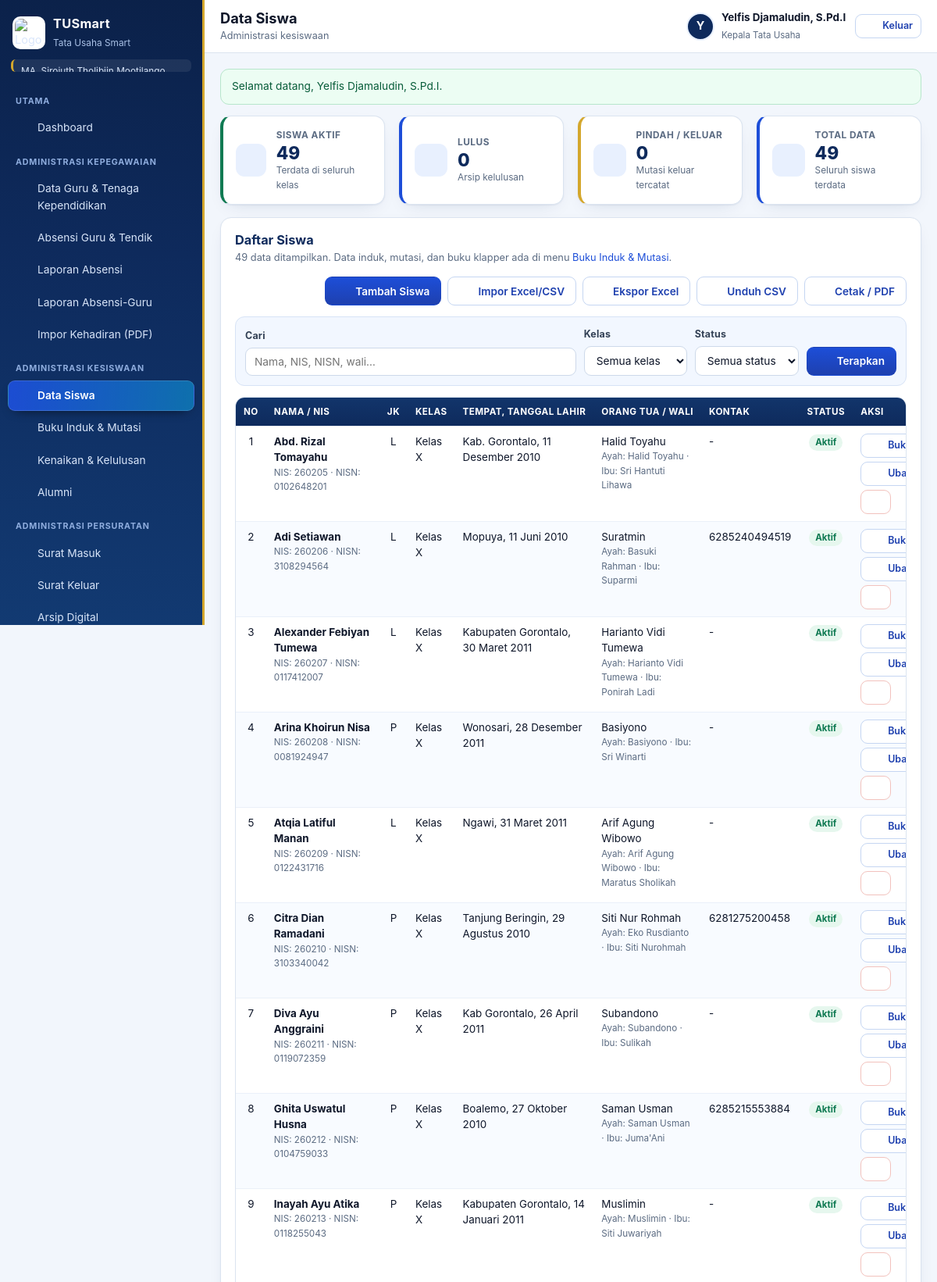
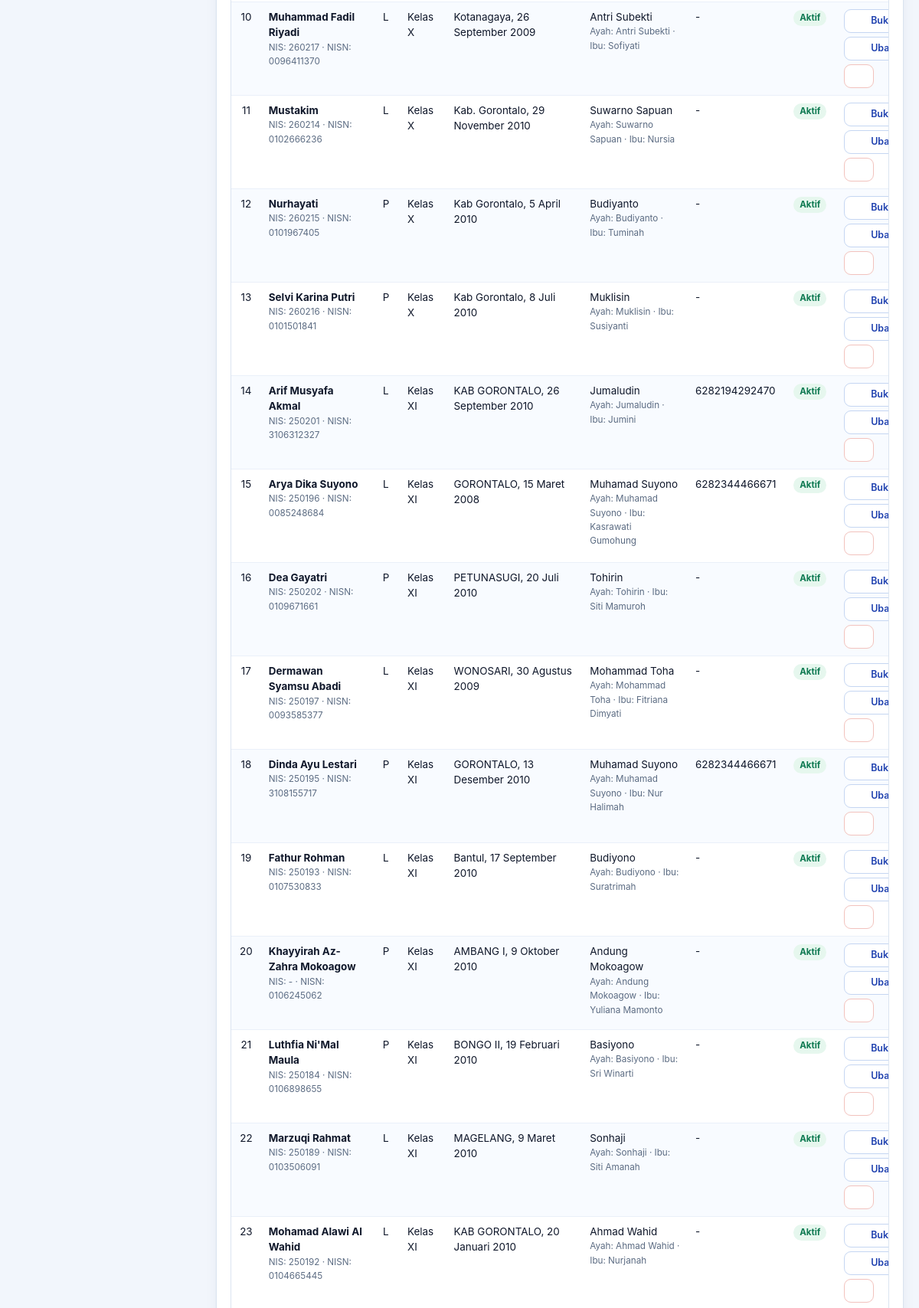
The app's page /siswa.php (signed in, upper part) with its own data (2 pictures, top to bottom).
### tables this page shows
CREATE TABLE users (
    id INTEGER PRIMARY KEY AUTOINCREMENT,
    username TEXT NOT NULL UNIQUE,
    nama TEXT NOT NULL,
    password TEXT NOT NULL,
    role TEXT NOT NULL DEFAULT 'kepala_tu',
    jabatan TEXT,
    telepon TEXT,
    foto TEXT,
    aktif INTEGER NOT NULL DEFAULT 1,
    dibuat TEXT,
    terakhir TEXT
);

CREATE TABLE siswa (
    id INTEGER PRIMARY KEY AUTOINCREMENT,
    nis TEXT,
    nisn TEXT,
    nama TEXT NOT NULL,
    jenis_kelamin TEXT NOT NULL DEFAULT 'L',
    kelas_id INTEGER REFERENCES kelas(id) ON DELETE SET NULL,
    tempat_lahir TEXT,
    tanggal_lahir TEXT,
    nama_ayah TEXT,
    nama_ibu TEXT,
    nama_wali TEXT,
    telepon TEXT,
    alamat TEXT,
    status TEXT NOT NULL DEFAULT 'aktif',
    tanggal_status TEXT,
    foto TEXT,
    aktif INTEGER NOT NULL DEFAULT 1,
    urutan INTEGER NOT NULL DEFAULT 0,
    dibuat TEXT,
    diubah TEXT
);

CREATE TABLE kelas (
    id INTEGER PRIMARY KEY AUTOINCREMENT,
    nama TEXT NOT NULL,
    tingkat TEXT,
    wali TEXT,
    urutan INTEGER NOT NULL DEFAULT 0,
    aktif INTEGER NOT NULL DEFAULT 1,
    dibuat TEXT
);

### siswa.php (the view, shortened to what this page needs)
<?php
require_login();
$cari = f('cari');
$kelasId = idf('kelas');
$status = f('status');
$w = [];
$arg = [];
$daftar = semua('SELECT s.*, k.nama AS kelas_nama FROM siswa s LEFT JOIN kelas k ON k.id = s.kelas_id'
    . ($w ? ' WHERE ' . implode(' AND ', $w) : '') . ' ORDER BY k.urutan, k.nama, s.nama', $arg);
$ringkasStatus = [];
foreach (semua('SELECT status, COUNT(*) AS c FROM siswa GROUP BY status') as $r) {
    $ringkasStatus[$r['status']] = (int) $r['c'];
}
page_top('Data Siswa', 'Administrasi kesiswaan');
?>
<div class="grid g4">
  <?= kartu('Siswa Aktif', (string) ($ringkasStatus['aktif'] ?? 0), 'Terdata di seluruh kelas', 'siswa', 'hijau') ?>
  <?= kartu('Lulus', (string) ($ringkasStatus['lulus'] ?? 0), 'Arsip kelulusan', 'buku', 'biru') ?>
  <?= kartu('Pindah / Keluar', (string) (($ringkasStatus['pindah'] ?? 0) + ($ringkasStatus['keluar'] ?? 0)), 'Mutasi keluar tercatat', 'surat_keluar', 'emas') ?>
  <?= kartu('Total Data', (string) array_sum($ringkasStatus), 'Seluruh siswa terdata', 'siswa', 'biru') ?>
</div>
<div class="card mt16">
  <div class="card-kepala">
    <div><h2>Daftar Siswa</h2>
      <p class="card-ket"><?= count($daftar) ?> data ditampilkan. Data induk, mutasi, dan buku klapper ada di menu <a href="buku_induk.php">Buku Induk &amp; Mutasi</a>.</p></div>
    <div class="card-aksi">
      <a class="btn" href="siswa_edit.php"><?= ikon('tambah') ?> Tambah Siswa</a>
      <a class="btn btn-garis" href="siswa_impor.php"><?= ikon('unggah') ?> Impor Excel/CSV</a>
      <button class="btn btn-garis" type="button" data-ekspor="#dataEkspor" data-nama="data-siswa"><?= ikon('unduh') ?> Ekspor Excel</button>
      <a class="btn btn-garis" href="?<?= e(http_build_query(array_filter(['cari' => $cari, 'kelas' => $kelasId ?: '', 'status' => $status, 'unduh' => 'csv']))) ?>"><?= ikon('unduh') ?> Unduh CSV</a>
      <?= tombol_cetak('cetak_siswa.php?' . http_build_query(array_filter(['cari' => $cari, 'kelas' => $kelasId ?: '', 'status' => $status])), 'Cetak / PDF') ?>
    </div>
  </div>
  <form class="saring" method="get">
    <div class="medan cari"><label for="cari">Cari</label>
      <input type="search" id="cari" name="cari" value="<?= e($cari) ?>" placeholder="Nama, NIS, NISN, wali…"></div>
    <div class="medan"><label for="kelas">Kelas</label>
      <select id="kelas" name="kelas" data-auto>
        <option value="">Semua kelas</option>
      </select></div>
    <div class="medan"><label for="status">Status</label>
      <select id="status" name="status" data-auto><?= opsi(status_siswa_list(), $status, 'Semua status') ?></select></div>
    <button class="btn" type="submit"><?= ikon('saring') ?> Terapkan</button>
  </form>
  <?php if (!$daftar): ?>
    <div class="kosong">Belum ada data siswa yang cocok. <a href="siswa_edit.php">Tambah siswa</a> atau <a href="siswa_impor.php">impor dari Excel/CSV</a>.</div>
  <?php else: ?>
  <div class="tabel-bungkus">
    <table class="tbl">
      <thead><tr>
        <th class="tengah" style="width:42px">No</th><th>Nama / NIS</th><th class="tengah">JK</th><th>Kelas</th>
        <th>Tempat, Tanggal Lahir</th><th>Orang Tua / Wali</th><th>Kontak</th><th class="tengah">Status</th><th style="width:206px">Aksi</th>
      </tr></thead>
      <tbody>
      <?php foreach ($daftar as $i => $s): ?>
        <tr>
          <td class="tengah"><?= $i + 1 ?></td>
          <td><b><?= e($s['nama']) ?></b><span class="sel-sub">NIS: <?= e($s['nis'] ?: '-') ?> · NISN: <?= e($s['nisn'] ?: '-') ?></span></td>
          <td class="tengah"><?= e($s['jenis_kelamin']) ?></td>
          <td><?= e($s['kelas_nama'] ?: '-') ?></td>
          <td><?= e(trim(($s['tempat_lahir'] ?: '-') . ', ' . ($s['tanggal_lahir'] ? tanggal_id($s['tanggal_lahir']) : '-'), ', ')) ?></td>
          <td><?= e($s['nama_wali'] ?: ($s['nama_ayah'] ?: '-')) ?><span class="sel-sub"><?= e(trim('Ayah: ' . ($s['nama_ayah'] ?: '-') . ' · Ibu: ' . ($s['nama_ibu'] ?: '-'))) ?></span></td>
          <td><?= e($s['telepon'] ?: '-') ?></td>
          <td class="tengah"><span class="pil <?= $s['status'] === 'aktif' ? 'pil-aktif' : 'pil-nonaktif' ?>"><?= e(status_siswa_label($s['status'])) ?></span></td>
          <td>
            <div class="aksi">
              <a class="btn btn-garis btn-kecil" href="cetak_buku_induk_siswa.php?id=<?= (int) $s['id'] ?>" target="_blank" rel="noopener"
                title="Cetak buku induk siswa (1 lembar)"><?= ikon('cetak') ?> Buku Induk</a>
              <a class="btn btn-garis btn-kecil" href="siswa_edit.php?id=<?= (int) $s['id'] ?>"><?= ikon('ubah') ?> Ubah</a>
              <form method="post" data-konfirmasi="Hapus data siswa <?= e($s['nama']) ?>?">
                <button class="btn btn-bahaya btn-garis btn-kecil" type="submit"><?= ikon('hapus') ?></button>
              </form>
            </div>
          </td>
        </tr>
      <?php endforeach; ?>
      </tbody>
    </table>
  </div>
  <?php endif; ?>
</div>
<?php page_bottom(); ?>

### inc/layout.php (shortened to what this page needs)
<?php
function ikon(string $nama, string $kelas = ''): string
{
    $isi = $p[$nama] ?? $p['cek'];
    return '<svg class="ico' . ($kelas !== '' ? ' ' . $kelas : '') . '" viewBox="0 0 24 24" fill="none" stroke="currentColor" stroke-width="1.7" stroke-linecap="round" stroke-linejoin="round" aria-hidden="true">' . $isi . '</svg>';
}
function menu_sidebar(): array
{
    return [
        ['Utama', [
            ['index.php', 'Dashboard', 'dashboard', false],
        ]],
        ['Administrasi Kepegawaian', [
            ['guru.php', 'Data Guru & Tenaga Kependidikan', 'guru', false],
            ['absensi_guru.php', 'Absensi Guru & Tendik', 'absen', false],
            ['laporan_absensi.php', 'Laporan Absensi', 'cetak', false],
            ['laporan_absensi_guru.php', 'Laporan Absensi-Guru', 'absen', false],
            ['absensi_impor.php', 'Impor Kehadiran (PDF)', 'unggah', false],
        ]],
        ['Administrasi Kesiswaan', [
            ['siswa.php', 'Data Siswa', 'siswa', false],
            ['buku_induk.php', 'Buku Induk & Mutasi', 'buku', false],
            ['kenaikan.php', 'Kenaikan & Kelulusan', 'buku', false],
            ['alumni.php', 'Alumni', 'pengguna', false],
        ]],
        ['Administrasi Persuratan', [
            ['surat_masuk.php', 'Surat Masuk', 'surat_masuk', false],
            ['surat_keluar.php', 'Surat Keluar', 'surat_keluar', false],
            ['arsip.php', 'Arsip Digital', 'arsip', false],
        ]],
        ['Administrasi Sarana Prasarana', [
            ['sarpras.php', 'Inventaris Sarpras', 'sarpras', false],
            ['perpustakaan.php', 'Inventaris Perpustakaan', 'buku', false],
        ]],
        ['Administrasi Rapat', [
            ['notulen.php', 'Notulen Rapat', 'notulen', false],
        ]],
        ['Pengaturan', [
            ['pengaturan_akun.php', 'Pengaturan Akun', 'akun', false],
            ['pengguna.php', 'Manajemen Pengguna', 'pengguna', true],
            ['pengaturan_lembaga.php', 'Pengaturan Data Lembaga', 'lembaga', false],
        ]],
    ];
}
function halaman_aktif(): string
{
    return basename((string) ($_SERVER['SCRIPT_NAME'] ?? 'index.php'));
}
function page_top(string $judul, string $subjudul = ''): void
{
    $u = current_user();
    $aktif = halaman_aktif();
    $lembaga = lembaga_nama();
    $logo = setting('logo');
    ?><!DOCTYPE html>
<html lang="id">
<head>
<link rel="stylesheet" href="assets/style.css?v=<?= e(APP_VERSION) ?>">
</head>
<body>
<div class="kerangka">
  <aside class="sidebar" id="sidebar">
    <div class="merek">
      <?php if ($logo !== ''): ?>
        <img class="merek-logo" src="<?= e($logo) ?>" alt="Logo <?= e($lembaga) ?>">
      <?php else: ?>
        <span class="merek-logo merek-huruf">TU</span>
      <?php endif; ?>
      <div class="merek-teks">
        <strong><?= e(APP_NAME) ?></strong>
        <small>Tata Usaha Smart</small>
      </div>
    </div>
    <div class="merek-lembaga" title="<?= e($lembaga) ?>"><?= e($lembaga) ?></div>
    <nav class="nav" aria-label="Menu aplikasi">
      <?php foreach (menu_sidebar() as [$seksi, $item]): ?>
        <?php
        $tampil = [];
        foreach ($item as $it) {
            if (!empty($it[3]) && !is_super()) { continue; }
            $tampil[] = $it;
        }
        ?>
        <div class="nav-seksi"><?= e($seksi) ?></div>
        <?php foreach ($tampil as [$berkas, $label, $ic, ]): ?>
          <a class="nav-item<?= $aktif === $berkas ? ' on' : '' ?>" href="<?= e($berkas) ?>">
            <?= ikon($ic) ?><span><?= e($label) ?></span>
          </a>
        <?php endforeach; ?>
      <?php endforeach; ?>
    </nav>
  </aside>
  <div class="utama">
    <header class="topbar">
      <div class="topbar-judul">
        <h1><?= e($judul) ?></h1>
        <?php if ($subjudul !== ''): ?><p><?= e($subjudul) ?></p><?php endif; ?>
      </div>
      <div class="topbar-kanan">
        <div class="pengguna">
          <?php $foto = (string) ($u['foto'] ?? ''); ?>
          <?php if ($foto !== ''): ?>
            <img class="avatar" src="<?= e($foto) ?>" alt="Foto <?= e($u['nama'] ?? '') ?>">
          <?php else: ?>
            <span class="avatar avatar-huruf"><?= e(strtoupper(substr((string) ($u['nama'] ?? 'U'), 0, 1))) ?></span>
          <?php endif; ?>
          <div class="pengguna-teks">
            <strong><?= e($u['nama'] ?? '') ?></strong>
            <small><?= e(role_label()) ?></small>
          </div>
        </div>
        <a class="btn btn-garis btn-kecil" href="logout.php" data-konfirmasi="Keluar dari aplikasi sekarang?"><?= ikon('keluar') ?> Keluar</a>
      </div>
    </header>
    <main class="konten" id="konten">
      <?= flash_render() ?>
<?php
}
function page_bottom(): void
{
    ?>
    </main>
  </div>
</div>
</body>
</html>
<?php
}
function kartu(string $label, string $nilai, string $ket = '', string $ikonNama = 'dashboard', string $kelas = ''): string
{
    return '<div class="kartu-stat ' . e($kelas) . '">'
        . '<div class="kartu-stat-ikon">' . ikon($ikonNama) . '</div>'
        . '<div class="kartu-stat-teks"><div class="kartu-stat-label">' . e($label) . '</div>'
        . '<div class="kartu-stat-nilai">' . e($nilai) . '</div>'
        . ($ket !== '' ? '<div class="kartu-stat-ket">' . e($ket) . '</div>' : '')
        . '</div></div>';
}
function opsi(array $daftar, ?string $pilih, string $kosong = ''): string
{
    $out = $kosong !== '' ? '<option value="">' . e($kosong) . '</option>' : '';
    foreach ($daftar as $nilai => $label) {
        $out .= '<option value="' . e((string) $nilai) . '"' . ($pilih !== null && (string) $pilih === (string) $nilai ? ' selected' : '') . '>' . e($label) . '</option>';
    }
    return $out;
}

### records on screen
users: nama "Y", nama "Yelfis Djamaludin, S.Pd.I"
siswa: nama "Abd. Rizal Tomayahu", nis "260205", nisn "0102648201", jenis_kelamin "L", kelas.nama "Kelas X", tempat_lahir+tanggal_lahir "Kab. Gorontalo, 11 Desember 2010", nama_wali "Halid Toyahu", nama_ayah+nama_ibu "Ayah: Halid Toyahu · Ibu: Sri Hantuti Lihawa", telepon "-", status "Aktif"
siswa: nama "Adi Setiawan", nis "260206", nisn "3108294564", jenis_kelamin "L", kelas.nama "Kelas X", tempat_lahir+tanggal_lahir "Mopuya, 11 Juni 2010", nama_wali "Suratmin", nama_ayah+nama_ibu "Ayah: Basuki Rahman · Ibu: Suparmi", telepon "6285240494519", status "Aktif"
siswa: nama "Alexander Febiyan Tumewa", nis "260207", nisn "0117412007", jenis_kelamin "L", kelas.nama "Kelas X", tempat_lahir+tanggal_lahir "Kabupaten Gorontalo, 30 Maret 2011", nama_wali "Harianto Vidi Tumewa", nama_ayah+nama_ibu "Ayah: Harianto Vidi Tumewa · Ibu: Ponirah Ladi", telepon "-", status "Aktif"
siswa: nama "Arina Khoirun Nisa", nis "260208", nisn "0081924947", jenis_kelamin "P", kelas.nama "Kelas X", tempat_lahir+tanggal_lahir "Wonosari, 28 Desember 2011", nama_wali "Basiyono", nama_ayah+nama_ibu "Ayah: Basiyono · Ibu: Sri Winarti", telepon "-", status "Aktif"
siswa: nama "Atqia Latiful Manan", nis "260209", nisn "0122431716", jenis_kelamin "L", kelas.nama "Kelas X", tempat_lahir+tanggal_lahir "Ngawi, 31 Maret 2011", nama_wali "Arif Agung Wibowo", nama_ayah+nama_ibu "Ayah: Arif Agung Wibowo · Ibu: Maratus Sholikah", telepon "-", status "Aktif"
siswa: nama "Citra Dian Ramadani", nis "260210", nisn "3103340042", jenis_kelamin "P", kelas.nama "Kelas X", tempat_lahir+tanggal_lahir "Tanjung Beringin, 29 Agustus 2010", nama_wali "Siti Nur Rohmah", nama_ayah+nama_ibu "Ayah: Eko Rusdianto · Ibu: Siti Nurohmah", telepon "6281275200458", status "Aktif"
siswa: nama "Diva Ayu Anggraini", nis "260211", nisn "0119072359", jenis_kelamin "P", kelas.nama "Kelas X", tempat_lahir+tanggal_lahir "Kab Gorontalo, 26 April 2011", nama_wali "Subandono", nama_ayah+nama_ibu "Ayah: Subandono · Ibu: Sulikah", telepon "-", status "Aktif"
siswa: nama "Ghita Uswatul Husna", nis "260212", nisn "0104759033", jenis_kelamin "P", kelas.nama "Kelas X", tempat_lahir+tanggal_lahir "Boalemo, 27 Oktober 2010", nama_wali "Saman Usman", nama_ayah+nama_ibu "Ayah: Saman Usman · Ibu: Juma'Ani", telepon "6285215553884", status "Aktif"
siswa: nama "Inayah Ayu Atika", nis "260213", nisn "0118255043", jenis_kelamin "P", kelas.nama "Kelas X", tempat_lahir+tanggal_lahir "Kabupaten Gorontalo, 14 Januari 2011", nama_wali "Muslimin", nama_ayah+nama_ibu "Ayah: Muslimin · Ibu: Siti Juwariyah", telepon "-", status "Aktif"
siswa: nama "Muhammad Fadil Riyadi", nis "260217", nisn "0096411370", jenis_kelamin "L", kelas.nama "Kelas X", tempat_lahir+tanggal_lahir "Kotanagaya, 26 September 2009", nama_wali "Antri Subekti", nama_ayah+nama_ibu "Ayah: Antri Subekti · Ibu: Sofiyati", telepon "-", status "Aktif"
siswa: nama "Mustakim", nis "260214", nisn "0102666236", jenis_kelamin "L", kelas.nama "Kelas X", tempat_lahir+tanggal_lahir "Kab. Gorontalo, 29 November 2010", nama_wali "Suwarno Sapuan", nama_ayah+nama_ibu "Ayah: Suwarno Sapuan · Ibu: Nursia", telepon "-", status "Aktif"
siswa: nama "Nurhayati", nis "260215", nisn "0101967405", jenis_kelamin "P", kelas.nama "Kelas X", tempat_lahir+tanggal_lahir "Kab Gorontalo, 5 April 2010", nama_wali "Budiyanto", nama_ayah+nama_ibu "Ayah: Budiyanto · Ibu: Tuminah", telepon "-", status "Aktif"
siswa: nama "Selvi Karina Putri", nis "260216", nisn "0101501841", jenis_kelamin "P", kelas.nama "Kelas X", tempat_lahir+tanggal_lahir "Kab Gorontalo, 8 Juli 2010", nama_wali "Muklisin", nama_ayah+nama_ibu "Ayah: Muklisin · Ibu: Susiyanti", telepon "-", status "Aktif"
siswa: nama "Arif Musyafa Akmal", nis "250201", nisn "3106312327", jenis_kelamin "L", kelas.nama "Kelas XI", tempat_lahir+tanggal_lahir "KAB GORONTALO, 26 September 2010", nama_wali "Jumaludin", nama_ayah+nama_ibu "Ayah: Jumaludin · Ibu: Jumini", telepon "6282194292470", status "Aktif"
siswa: nama "Arya Dika Suyono", nis "250196", nisn "0085248684", jenis_kelamin "L", kelas.nama "Kelas XI", tempat_lahir+tanggal_lahir "GORONTALO, 15 Maret 2008", nama_wali "Muhamad Suyono", nama_ayah+nama_ibu "Ayah: Muhamad Suyono · Ibu: Kasrawati Gumohung", telepon "6282344466671", status "Aktif"
siswa: nama "Dea Gayatri", nis "250202", nisn "0109671661", jenis_kelamin "P", kelas.nama "Kelas XI", tempat_lahir+tanggal_lahir "PETUNASUGI, 20 Juli 2010", nama_wali "Tohirin", nama_ayah+nama_ibu "Ayah: Tohirin · Ibu: Siti Mamuroh", telepon "-", status "Aktif"
siswa: nama "Dermawan Syamsu Abadi", nis "250197", nisn "0093585377", jenis_kelamin "L", kelas.nama "Kelas XI", tempat_lahir+tanggal_lahir "WONOSARI, 30 Agustus 2009", nama_wali "Mohammad Toha", nama_ayah+nama_ibu "Ayah: Mohammad Toha · Ibu: Fitriana Dimyati", telepon "-", status "Aktif"
siswa: nama "Dinda Ayu Lestari", nis "250195", nisn "3108155717", jenis_kelamin "P", kelas.nama "Kelas XI", tempat_lahir+tanggal_lahir "GORONTALO, 13 Desember 2010", nama_wali "Muhamad Suyono", nama_ayah+nama_ibu "Ayah: Muhamad Suyono · Ibu: Nur Halimah", telepon "6282344466671", status "Aktif"
siswa: nama "Fathur Rohman", nis "250193", nisn "0107530833", jenis_kelamin "L", kelas.nama "Kelas XI", tempat_lahir+tanggal_lahir "Bantul, 17 September 2010", nama_wali "Budiyono", nama_ayah+nama_ibu "Ayah: Budiyono · Ibu: Suratrimah", telepon "-", status "Aktif"
siswa: nama "Khayyirah Az-Zahra Mokoagow", nis "-", nisn "0106245062", jenis_kelamin "P", kelas.nama "Kelas XI", tempat_lahir+tanggal_lahir "AMBANG I, 9 Oktober 2010", nama_wali "Andung Mokoagow", nama_ayah+nama_ibu "Ayah: Andung Mokoagow · Ibu: Yuliana Mamonto", telepon "-", status "Aktif"
siswa: nama "Luthfia Ni'Mal Maula", nis "250184", nisn "0106898655", jenis_kelamin "P", kelas.nama "Kelas XI", tempat_lahir+tanggal_lahir "BONGO II, 19 Februari 2010", nama_wali "Basiyono", nama_ayah+nama_ibu "Ayah: Basiyono · Ibu: Sri Winarti", telepon "-", status "Aktif"
siswa: nama "Marzuqi Rahmat", nis "250189", nisn "0103506091", jenis_kelamin "L", kelas.nama "Kelas XI", tempat_lahir+tanggal_lahir "MAGELANG, 9 Maret 2010", nama_wali "Sonhaji", nama_ayah+nama_ibu "Ayah: Sonhaji · Ibu: Siti Amanah", telepon "-", status "Aktif"
siswa: nama "Mohamad Alawi Al Wahid", nis "250192", nisn "0104665445", jenis_kelamin "L", kelas.nama "Kelas XI", tempat_lahir+tanggal_lahir "KAB GORONTALO, 20 Januari 2010", nama_wali "Ahmad Wahid", nama_ayah+nama_ibu "Ayah: Ahmad Wahid · Ibu: Nurjanah", telepon "-", status "Aktif"

### other values on screen
APP_NAME "TUSmart"
$seksi "UTAMA"
$label "Dashboard"
$seksi "ADMINISTRASI KEPEGAWAIAN"
$label "Data Guru & Tenaga Kependidikan"
$label "Absensi Guru & Tendik"
$label "Laporan Absensi"
$label "Laporan Absensi-Guru"
$label "Impor Kehadiran (PDF)"
$seksi "ADMINISTRASI KESISWAAN"
$label "Data Siswa"
$label "Buku Induk & Mutasi"
$label "Kenaikan & Kelulusan"
$label "Alumni"
$seksi "ADMINISTRASI PERSURATAN"
